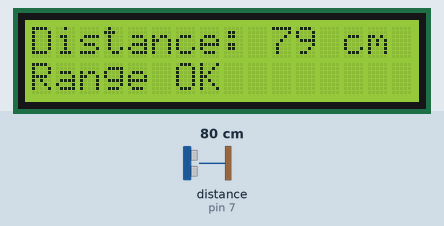
Recording of a sketch running on a simulated Arduino Uno, built with avr-gcc and run on an emulated ATmega328P. Parts: 16×2 character LCD. Wiring (inferred from the names in the program): ultrasonic range finder: trigger pin 6; echo pin 7. The test bench sets the inputs (shaded band); at power-on: distance to the obstacle (sensor on pin 7) 80 cm. The echo pulse lasts 58.3 µs per cm.

Above: at 1.2 s.
1.3 s: distance to the obstacle (sensor on pin 7) set to 2 cm
At 3.9 s:
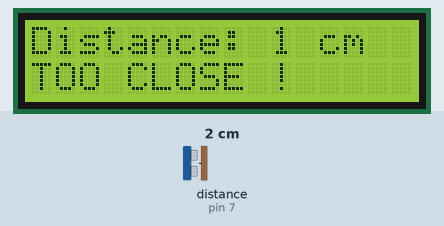
4.5 s: distance to the obstacle (sensor on pin 7) set to 250 cm
At 6.3 s:
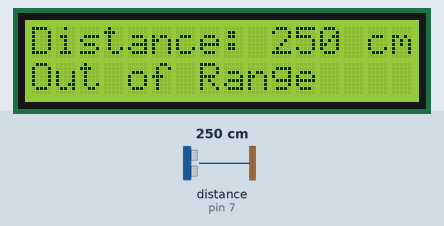
6.6 s: distance to the obstacle (sensor on pin 7) set to 206 cm
At 8.2 s:
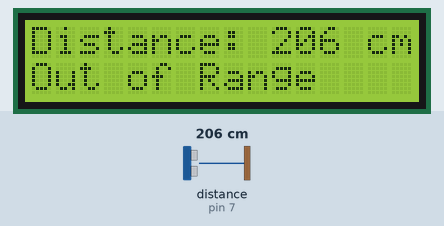
8.6 s: distance to the obstacle (sensor on pin 7) set to 195 cm
At 9.9 s:
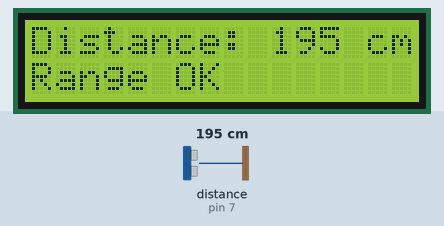
Timing chart, 0 to 11.6 s (numbered marks = the images above; inputs shaded):
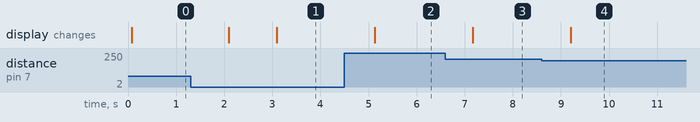

The sketch:

code_check2.ino
```cpp
#include <LiquidCrystal.h>
#define echoPin 7
#define trigPin 6

// Initialize the LCD (RS, E, D4, D5, D6, D7)
LiquidCrystal lcd(8, 9, 10, 11, 12, 13);

int maximumRange = 200;
int minimumRange = 0;
long duration, distance;

void setup() {
  // Set up the LCD's number of columns and rows
  lcd.begin(16, 2);

  // Set the trigPin as an output and the echoPin as an input
  pinMode(trigPin, OUTPUT);
  pinMode(echoPin, INPUT);
}

void loop() {
  // Clear the previous readings
  digitalWrite(trigPin, LOW);
  delayMicroseconds(2);

  // Trigger the sensor by sending a HIGH pulse of 10 microseconds
  digitalWrite(trigPin, HIGH);
  delayMicroseconds(10);
  digitalWrite(trigPin, LOW);

  // Read the echoPin, pulseIn() returns the duration (length of the pulse)
  duration = pulseIn(echoPin, HIGH);

  // Calculate the distance (duration / 2 because the pulse travels to the object and back)
  distance = duration / 58.2;
  lcd.clear();
  if (distance > maximumRange) {
    lcd.setCursor(0, 0);
    lcd.print("Distance: ");
    lcd.print(distance);
    lcd.print(" cm");
    lcd.setCursor(0, 1);
    lcd.print("Out of Range");
  } else if (distance > 5 && distance <= maximumRange) {
    lcd.setCursor(0, 0);
    lcd.print("Distance: ");
    lcd.print(distance);
    lcd.print(" cm");
    lcd.setCursor(0, 1);
    lcd.print("Range OK");
  } else {
    lcd.setCursor(0, 0);
    lcd.print("Distance: ");
    lcd.print(distance);
    lcd.print(" cm");
    lcd.setCursor(0, 1);
    lcd.print("TOO CLOSE !");
  }
  delay(1000);
}
```

Measured:
- the behaviour switches between 201 and 200 cm on distance to the obstacle (sensor on pin 7) (found by bisection; images 3 and 4)
- after the input at 1.3 s, the display: first changes after 0.79 s (image 1 shows a later state)
- after the input at 4.5 s, the display: changes after 0.62 s (image 2)
- after the input at 6.6 s, the display: changes after 0.57 s (image 3)
- after the input at 8.6 s, the display: changes after 0.60 s (image 4)
